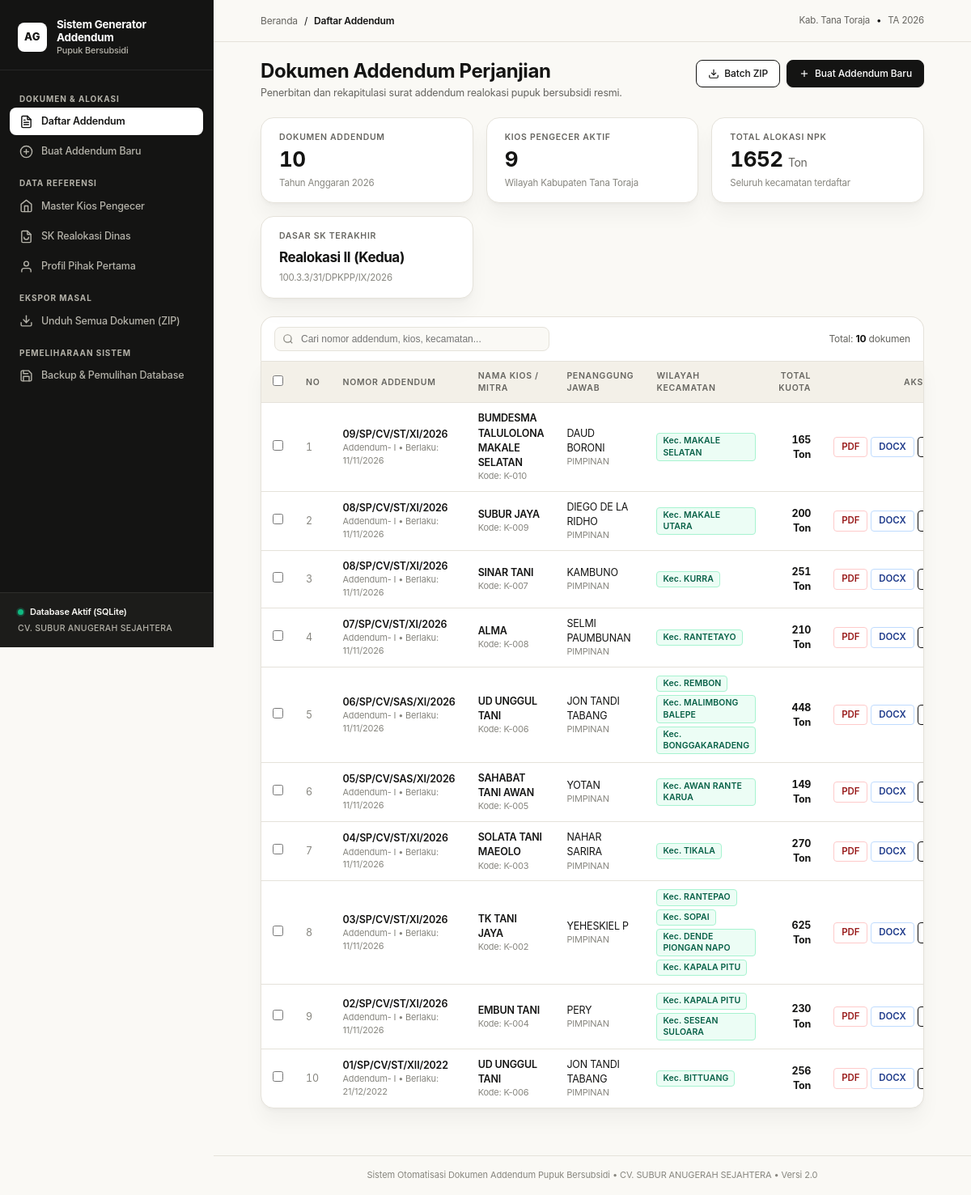
The page / on the database its author committed.
### models.py (models this page shows)
class Distributor(Base):
    __tablename__ = "distributor"
    id = Column(Integer, primary_key=True, autoincrement=True)
    nama_perusahaan = Column(String(150), nullable=False)
    nama_pimpinan = Column(String(100), nullable=False)
    jabatan = Column(String(100), default="Direktur")
    alamat = Column(String(255), nullable=False)
    kecamatan = Column(String(100), default="Rantepao")
    kabupaten = Column(String(100), default="Kabupaten Tana Toraja")
    provinsi = Column(String(100), default="Sulawesi Selatan")
    perjanjian_induk = relationship("PerjanjianInduk", back_populates="distributor")

class Addendum(Base):
    __tablename__ = "addendum"
    id = Column(Integer, primary_key=True, autoincrement=True)
    addendum_ke = Column(String(20), default="I")
    nomor_addendum = Column(String(150), nullable=False)
    nomor_lampiran_2 = Column(String(150), nullable=False)
    kota_ttd = Column(String(100), default="Kabupaten Tana Toraja")
    tanggal_ttd = Column(Date, nullable=False)
    tanggal_berlaku_efektif = Column(Date, nullable=False)
    tahun_anggaran = Column(Integer, default=2022)
    perjanjian_induk_id = Column(Integer, ForeignKey("perjanjian_induk.id"), nullable=False)
    sk_provinsi_id = Column(Integer, ForeignKey("sk_realokasi.id"), nullable=True)
    sk_kabupaten_id = Column(Integer, ForeignKey("sk_realokasi.id"), nullable=True)
    perjanjian_induk = relationship("PerjanjianInduk", back_populates="addendums")
    sk_provinsi = relationship("SKRealokasi", foreign_keys=[sk_provinsi_id])
    sk_kabupaten = relationship("SKRealokasi", foreign_keys=[sk_kabupaten_id])
    alokasi = relationship("DetailAlokasi", back_populates="addendum", cascade="all, delete-orphan")

class SKRealokasi(Base):
    __tablename__ = "sk_realokasi"
    id = Column(Integer, primary_key=True, autoincrement=True)
    tingkat = Column(String(50), nullable=False)
    nama_pejabat_dinas = Column(String(200), nullable=False)
    nama_daerah = Column(String(100), nullable=False)
    nomor_sk = Column(String(150), nullable=False)
    tanggal_sk = Column(Date, nullable=False)
    realokasi_ke = Column(String(50), nullable=False)
    tahun_anggaran = Column(Integer, nullable=False)

class Kios(Base):
    __tablename__ = "kios"
    id = Column(Integer, primary_key=True, autoincrement=True)
    nama_kios = Column(String(150), nullable=False)
    nama_pemilik = Column(String(100), nullable=False)
    jabatan = Column(String(100), default="PIMPINAN")
    alamat = Column(String(255), nullable=False)
    kecamatan = Column(String(255), nullable=False)
    kabupaten = Column(String(100), default="Tana Toraja")
    kode_kios = Column(String(50), nullable=True)
    nomor_spjb = Column(String(150), nullable=True) # Nomor Surat Perjanjian Jual Beli Pokok (misal: 01/SP/CV.ST/I/2022)
    perjanjian_induk = relationship("PerjanjianInduk", back_populates="kios", cascade="all, delete-orphan")

### app.py (the view)
@app.route("/")
def index():
    db = get_db()
    addendums = (
        db.query(Addendum)
        .options(
            joinedload(Addendum.perjanjian_induk).joinedload(PerjanjianInduk.kios),
            joinedload(Addendum.perjanjian_induk).joinedload(PerjanjianInduk.distributor)
        )
        .order_by(Addendum.id.desc())
        .all()
    )
    for a in addendums:
        total = db.query(func.sum(DetailAlokasi.kuota)).filter(DetailAlokasi.addendum_id == a.id).scalar() or 0.0
        a.total_kuota = int(total) if total.is_integer() else total
        kec_records = db.query(DetailAlokasi.kecamatan).filter(DetailAlokasi.addendum_id == a.id).distinct().all()
        a.daftar_kec = [k[0] for k in kec_records if k[0]]
    total_addendum = len(addendums)
    total_kios = db.query(Kios).count()
    pupuk_npk = db.query(JenisPupuk).filter(JenisPupuk.kode == "NPK").first()
    total_npk = 0.0
    if pupuk_npk:
        total_npk = db.query(func.sum(DetailAlokasi.kuota)).filter(DetailAlokasi.jenis_pupuk_id == pupuk_npk.id).scalar() or 0.0
        total_npk = int(total_npk) if total_npk.is_integer() else total_npk
    sk_terakhir = db.query(SKRealokasi).order_by(SKRealokasi.id.desc()).first()
    tahun_anggaran = addendums[0].tahun_anggaran if addendums else 2022
    return render_template(
        "index.html",
        addendums=addendums,
        total_addendum=total_addendum,
        total_kios=total_kios,
        total_npk=total_npk,
        sk_terakhir=sk_terakhir,
        tahun_anggaran=tahun_anggaran
    )

### app.py (called while the page is built)
def get_db():
    if "db" not in g:
        g.db = SessionLocal()
    return g.db

@app.teardown_appcontext
def teardown_db(exception=None):
    db = g.pop("db", None)
    if db is not None:
        db.close()

@app.context_processor
def inject_global_data():
    db = get_db()
    dist = db.query(Distributor).first()
    return {"app_distributor": dist}

### templates/index.html (shortened to what this page needs)
{% extends "base.html" %}
{% block breadcrumb %}Daftar Addendum{% endblock %}
{% block content %}
<div class="page-title-group">
  <div>
    <h1 class="page-headline">Dokumen Addendum Perjanjian</h1>
    <p class="page-subheadline">Penerbitan dan rekapitulasi surat addendum realokasi pupuk bersubsidi resmi.</p>
  </div>
  <div class="page-action-buttons">
    <a href="{{ url_for('batch_zip') }}" class="btn btn-secondary">
      <svg width="14" height="14" viewBox="0 0 24 24" fill="none" stroke="currentColor" stroke-width="2"><path d="M21 15v4a2 2 0 0 1-2 2H5a2 2 0 0 1-2-2v-4"></path><polyline points="7 10 12 15 17 10"></polyline><line x1="12" y1="15" x2="12" y2="3"></line></svg>
      Batch ZIP
    </a>
    <a href="{{ url_for('create_addendum') }}" class="btn btn-primary">
      <svg width="14" height="14" viewBox="0 0 24 24" fill="none" stroke="currentColor" stroke-width="2"><line x1="12" y1="5" x2="12" y2="19"></line><line x1="5" y1="12" x2="19" y2="12"></line></svg>
      Buat Addendum Baru
    </a>
  </div>
</div>
<div class="kpi-grid">
  <div class="kpi-card">
    <div class="kpi-caption">Dokumen Addendum</div>
    <div class="kpi-number">{{ total_addendum }}</div>
    <div class="kpi-hint">Tahun Anggaran {{ tahun_anggaran }}</div>
  </div>
  <div class="kpi-card">
    <div class="kpi-caption">Kios Pengecer Aktif</div>
    <div class="kpi-number">{{ total_kios }}</div>
    <div class="kpi-hint">Wilayah Kabupaten Tana Toraja</div>
  </div>
  <div class="kpi-card">
    <div class="kpi-caption">Total Alokasi NPK</div>
    <div class="kpi-number">{{ total_npk }} <span style="font-size: 14px; font-weight: normal; color: var(--text-secondary);">Ton</span></div>
    <div class="kpi-hint">Seluruh kecamatan terdaftar</div>
  </div>
  <div class="kpi-card">
    <div class="kpi-caption">Dasar SK Terakhir</div>
    <div class="kpi-number" style="font-size: 17px; line-height: 1.35; padding-top: 4px;">
      {{ sk_terakhir.realokasi_ke if sk_terakhir else '-' }}
    </div>
    <div class="kpi-hint">{{ sk_terakhir.nomor_sk if sk_terakhir else 'Belum ada SK' }}</div>
  </div>
</div>
<div class="table-filter-bar">
  <div class="search-input-box">
    <input type="text" id="searchInput" placeholder="Cari nomor addendum, kios, kecamatan..." onkeyup="filterTable()">
  </div>
  <div style="display: flex; align-items: center; gap: 12px;">
    <div style="font-size: 12px; color: var(--text-secondary);">
      Total: <b style="color: var(--text-primary);">{{ addendums|length }}</b> dokumen
    </div>
  </div>
</div>
<form id="batchDeleteForm" method="POST" action="{{ url_for('batch_delete_addendum') }}" style="margin: 0;">
  <div class="table-wrapper with-filter">
    <table class="data-table" id="addendumTable">
      <thead>
        <tr>
          <th style="width: 36px; text-align: center;">
            <input type="checkbox" id="selectAllCheckbox" onchange="toggleSelectAll(this)" title="Pilih Semua">
          </th>
          <th style="width: 40px;">NO</th>
          <th>NOMOR ADDENDUM</th>
          <th>NAMA KIOS / MITRA</th>
          <th>PENANGGUNG JAWAB</th>
          <th>WILAYAH KECAMATAN</th>
          <th style="text-align: right;">TOTAL KUOTA</th>
          <th style="text-align: right; width: 220px;">AKSI CETAK / KELOLA</th>
        </tr>
      </thead>
      <tbody>
        {% for item in addendums %}
        <tr>
          <td style="text-align: center;">
            <input type="checkbox" name="selected_addendums" value="{{ item.id }}" class="row-checkbox" onchange="updateBatchDeleteBtn()">
          </td>
          <td style="color: var(--text-muted); font-variant-numeric: tabular-nums;">{{ loop.index }}</td>
          <td>
            <a href="{{ url_for('addendum_detail', addendum_id=item.id) }}" style="font-weight: 600; color: var(--primary); text-decoration: none;">
              {{ item.nomor_addendum }}
            </a>
            <div style="font-size: 11px; color: var(--text-muted);">Addendum- {{ item.addendum_ke }} &bull; Berlaku: {{ item.tanggal_berlaku_efektif.strftime('%d/%m/%Y') }}</div>
          </td>
          <td>
            <div style="font-weight: 600; color: var(--text-primary);">{{ item.perjanjian_induk.kios.nama_kios }}</div>
            <div style="font-size: 11px; color: var(--text-muted);">Kode: {{ item.perjanjian_induk.kios.kode_kios or '-' }}</div>
          </td>
          <td>
            <div>{{ item.perjanjian_induk.kios.nama_pemilik }}</div>
            <div style="font-size: 11px; color: var(--text-muted);">{{ item.perjanjian_induk.kios.jabatan }}</div>
          </td>
          <td>
            {% if item.daftar_kec %}
              <div style="display: flex; flex-wrap: wrap; gap: 4px;">
                {% for kec in item.daftar_kec %}
                  <span class="badge badge-green">Kec. {{ kec }}</span>
                {% endfor %}
              </div>
            {% else %}
              <span class="badge badge-green">Kec. {{ item.perjanjian_induk.kios.kecamatan }}</span>
            {% endif %}
          </td>
          <td style="text-align: right;">
            <span style="font-weight: 700; color: var(--text-primary); font-variant-numeric: tabular-nums;">
              {{ item.total_kuota }} Ton
            </span>
          </td>
          <td style="text-align: right;">
            <div style="display: inline-flex; gap: 4px; align-items: center; justify-content: flex-end;">
              <a href="{{ url_for('download_pdf', addendum_id=item.id) }}" class="btn btn-pdf btn-sm" title="Unduh PDF Resmi">
                PDF
              </a>
              <a href="{{ url_for('download_docx', addendum_id=item.id) }}" class="btn btn-docx btn-sm" title="Unduh Word (.docx)">
                DOCX
              </a>
              <a href="{{ url_for('addendum_detail', addendum_id=item.id) }}" class="btn btn-secondary btn-sm" title="Buka Detail & Edit Kuota">
              </a>
            </div>
          </td>
        </tr>
        {% endfor %}
      </tbody>
    </table>
  </div>
</form>
{% endblock %}

### templates/base.html (shortened to what this page needs)
<!DOCTYPE html>
<html lang="id">
<head>
  <link rel="stylesheet" href="{{ url_for('static', filename='style.css') }}">
</head>
<body>
  <div class="app-shell">
    <aside class="app-sidebar">
      <div class="sidebar-brand-box">
        <div class="brand-icon-wrapper">AG</div>
        <div class="brand-titles">
          <div class="brand-main-title">Sistem Generator Addendum</div>
          <div class="brand-sub-title">Pupuk Bersubsidi</div>
        </div>
      </div>
      <nav class="sidebar-menu">
        <div class="menu-group-label">Dokumen & Alokasi</div>
        <a href="{{ url_for('index') }}" class="sidebar-nav-item {% if request.endpoint == 'index' %}active{% endif %}">
          <span>Daftar Addendum</span>
        </a>
        <a href="{{ url_for('create_addendum') }}" class="sidebar-nav-item {% if request.endpoint == 'create_addendum' %}active{% endif %}">
          <svg width="17" height="17" viewBox="0 0 24 24" fill="none" stroke="currentColor" stroke-width="2" stroke-linecap="round" stroke-linejoin="round">
            <circle cx="12" cy="12" r="10"></circle>
            <line x1="12" y1="8" x2="12" y2="16"></line>
            <line x1="8" y1="12" x2="16" y2="12"></line>
          </svg>
          <span>Buat Addendum Baru</span>
        </a>
        <div class="menu-group-label">Data Referensi</div>
        <a href="{{ url_for('kios_list') }}" class="sidebar-nav-item {% if request.endpoint == 'kios_list' %}active{% endif %}">
          <svg width="17" height="17" viewBox="0 0 24 24" fill="none" stroke="currentColor" stroke-width="2" stroke-linecap="round" stroke-linejoin="round">
            <path d="M3 9l9-7 9 7v11a2 2 0 0 1-2 2H5a2 2 0 0 1-2-2z"></path>
            <polyline points="9 22 9 12 15 12 15 22"></polyline>
          </svg>
          <span>Master Kios Pengecer</span>
        </a>
        <a href="{{ url_for('sk_list') }}" class="sidebar-nav-item {% if request.endpoint == 'sk_list' %}active{% endif %}">
          <svg width="17" height="17" viewBox="0 0 24 24" fill="none" stroke="currentColor" stroke-width="2" stroke-linecap="round" stroke-linejoin="round">
            <path d="M14 2H6a2 2 0 0 0-2 2v16a2 2 0 0 0 2 2h12a2 2 0 0 0 2-2V8z"></path>
            <polyline points="14 2 14 8 20 8"></polyline>
            <path d="M16 13a4 4 0 0 1-8 0"></path>
          </svg>
          <span>SK Realokasi Dinas</span>
        </a>
        <a href="{{ url_for('distributor_profile') }}" class="sidebar-nav-item {% if request.endpoint == 'distributor_profile' %}active{% endif %}">
          <svg width="17" height="17" viewBox="0 0 24 24" fill="none" stroke="currentColor" stroke-width="2" stroke-linecap="round" stroke-linejoin="round">
            <path d="M20 21v-2a4 4 0 0 0-4-4H8a4 4 0 0 0-4 4v2"></path>
            <circle cx="12" cy="7" r="4"></circle>
          </svg>
          <span>Profil Pihak Pertama</span>
        </a>
        <div class="menu-group-label">Ekspor Masal</div>
        <a href="{{ url_for('batch_zip') }}" class="sidebar-nav-item">
          <svg width="17" height="17" viewBox="0 0 24 24" fill="none" stroke="currentColor" stroke-width="2" stroke-linecap="round" stroke-linejoin="round">
            <path d="M21 15v4a2 2 0 0 1-2 2H5a2 2 0 0 1-2-2v-4"></path>
            <polyline points="7 10 12 15 17 10"></polyline>
            <line x1="12" y1="15" x2="12" y2="3"></line>
          </svg>
          <span>Unduh Semua Dokumen (ZIP)</span>
        </a>
        <div class="menu-group-label">Pemeliharaan Sistem</div>
        <a href="{{ url_for('backup_view') }}" class="sidebar-nav-item {% if request.endpoint == 'backup_view' %}active{% endif %}">
          <span>Backup & Pemulihan Database</span>
        </a>
      </nav>
      <div class="sidebar-user-box">
        <div class="system-status-indicator">
          <span class="pulse-dot"></span>
          <span>Database Aktif (SQLite)</span>
        </div>
        <div class="company-badge-name">
          {{ app_distributor.nama_perusahaan if app_distributor else 'CV. SUBUR ANUGERAH SEJAHTERA' }}
        </div>
      </div>
    </aside>
    <div class="main-workspace">
      <header class="top-action-bar">
        <div class="breadcrumbs">
          <a href="{{ url_for('index') }}">Beranda</a>
          <span class="breadcrumbs-sep">/</span>
          <span class="breadcrumbs-current">{% block breadcrumb %}Daftar Addendum{% endblock %}</span>
        </div>
        <div style="font-size: 11.5px; color: var(--text-secondary); display: flex; align-items: center; gap: 8px;">
          <span>Kab. Tana Toraja</span>
          <span style="color: var(--border-strong);">&bull;</span>
          <span>TA {{ tahun_anggaran or 2022 }}</span>
        </div>
      </header>
      <main class="content-body">
        {% block content %}{% endblock %}
      </main>
      <footer class="app-footer">
        Sistem Otomatisasi Dokumen Addendum Pupuk Bersubsidi &bull; {{ app_distributor.nama_perusahaan if app_distributor else 'CV. Subur Anugerah Sejahtera' }} &bull; Versi 2.0
      </footer>
    </div>
  </div>
</body>
</html>

### rows shown on the page
Distributor: nama_perusahaan "CV. SUBUR ANUGERAH SEJAHTERA"
Addendum: tahun_anggaran "2026", nomor_addendum "09/SP/CV/ST/XI/2026", addendum_ke "I", tanggal_berlaku_efektif "11/11/2026", perjanjian_induk.kios.nama_kios "BUMDESMA TALULOLONA MAKALE SELATAN", perjanjian_induk.kios "K-010", perjanjian_induk.kios.nama_pemilik "DAUD BORONI", perjanjian_induk.kios.jabatan "PIMPINAN", daftar_kec "MAKALE SELATAN", total_kuota "165"
SKRealokasi: realokasi_ke "Realokasi II (Kedua)", nomor_sk "100.3.3/31/DPKPP/IX/2026"
Addendum: nomor_addendum "08/SP/CV/ST/XI/2026", addendum_ke "I", tanggal_berlaku_efektif "11/11/2026", perjanjian_induk.kios.nama_kios "SUBUR JAYA", perjanjian_induk.kios "K-009", perjanjian_induk.kios.nama_pemilik "DIEGO DE LA RIDHO", perjanjian_induk.kios.jabatan "PIMPINAN", daftar_kec "MAKALE UTARA", total_kuota "200"
Addendum: nomor_addendum "08/SP/CV/ST/XI/2026", addendum_ke "I", tanggal_berlaku_efektif "11/11/2026", perjanjian_induk.kios.nama_kios "SINAR TANI", perjanjian_induk.kios "K-007", perjanjian_induk.kios.nama_pemilik "KAMBUNO", perjanjian_induk.kios.jabatan "PIMPINAN", daftar_kec "KURRA", total_kuota "251"
Addendum: nomor_addendum "07/SP/CV/ST/XI/2026", addendum_ke "I", tanggal_berlaku_efektif "11/11/2026", perjanjian_induk.kios.nama_kios "ALMA", perjanjian_induk.kios "K-008", perjanjian_induk.kios.nama_pemilik "SELMI PAUMBUNAN", perjanjian_induk.kios.jabatan "PIMPINAN", daftar_kec "RANTETAYO", total_kuota "210"
Addendum: nomor_addendum "06/SP/CV/SAS/XI/2026", addendum_ke "I", tanggal_berlaku_efektif "11/11/2026", perjanjian_induk.kios.nama_kios "UD UNGGUL TANI", perjanjian_induk.kios "K-006", perjanjian_induk.kios.nama_pemilik "JON TANDI TABANG", perjanjian_induk.kios.jabatan "PIMPINAN", daftar_kec "REMBON" "MALIMBONG BALEPE" "BONGGAKARADENG", total_kuota "448"
Addendum: nomor_addendum "05/SP/CV/SAS/XI/2026", addendum_ke "I", tanggal_berlaku_efektif "11/11/2026", perjanjian_induk.kios.nama_kios "SAHABAT TANI AWAN", perjanjian_induk.kios "K-005", perjanjian_induk.kios.nama_pemilik "YOTAN", perjanjian_induk.kios.jabatan "PIMPINAN", daftar_kec "AWAN RANTE KARUA", total_kuota "149"
Addendum: nomor_addendum "04/SP/CV/ST/XI/2026", addendum_ke "I", tanggal_berlaku_efektif "11/11/2026", perjanjian_induk.kios.nama_kios "SOLATA TANI MAEOLO", perjanjian_induk.kios "K-003", perjanjian_induk.kios.nama_pemilik "NAHAR SARIRA", perjanjian_induk.kios.jabatan "PIMPINAN", daftar_kec "TIKALA", total_kuota "270"
Addendum: nomor_addendum "03/SP/CV/ST/XI/2026", addendum_ke "I", tanggal_berlaku_efektif "11/11/2026", perjanjian_induk.kios.nama_kios "TK TANI JAYA", perjanjian_induk.kios "K-002", perjanjian_induk.kios.nama_pemilik "YEHESKIEL P", perjanjian_induk.kios.jabatan "PIMPINAN", daftar_kec "RANTEPAO" "SOPAI" "DENDE PIONGAN NAPO" "KAPALA PITU", total_kuota "625"
Addendum: nomor_addendum "02/SP/CV/ST/XI/2026", addendum_ke "I", tanggal_berlaku_efektif "11/11/2026", perjanjian_induk.kios.nama_kios "EMBUN TANI", perjanjian_induk.kios "K-004", perjanjian_induk.kios.nama_pemilik "PERY", perjanjian_induk.kios.jabatan "PIMPINAN", daftar_kec "KAPALA PITU" "SESEAN SULOARA", total_kuota "230"
Addendum: nomor_addendum "01/SP/CV/ST/XII/2022", addendum_ke "I", tanggal_berlaku_efektif "21/12/2022", perjanjian_induk.kios.nama_kios "UD UNGGUL TANI", perjanjian_induk.kios "K-006", perjanjian_induk.kios.nama_pemilik "JON TANDI TABANG", perjanjian_induk.kios.jabatan "PIMPINAN", daftar_kec "BITTUANG", total_kuota "256"

### other values the page prints
{{ total_addendum }} "10"
{{ total_kios }} "9"
{{ total_npk }} "1652"
{{ addendums|length }} "10"
